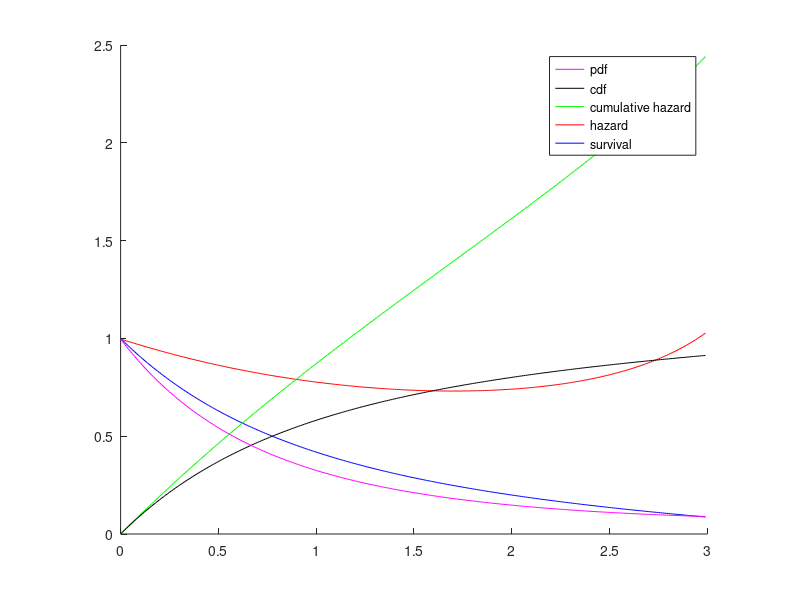

Recreate this plot in MATLAB.
% calculate hazard and survival for signal transfered between concentric rings 
R     = 3; % [mu/m]
dr    = 0.01;
startRadius = 0.01;
r     = startRadius:dr:R;
f     = @(r)r;
y     = @(r) (0.15*r.^2) -0.0087.*r -0.64;
intFR = @(r) (0.15/4).*r.^4 -(0.0087/3).*r.^3 -(0.64/2).*r.^2;
h     = @(r)  intFR(r)./(f(r)-intFR(r))+1;% the hazard function 
s     = zeros(1,numel(r));
tr    = s;
s(1)  = 1;

for rIdx = 2:numel(r)
    s(rIdx)  = exp(-trapz(r(1:rIdx),h(r(1:rIdx))));
    tr(rIdx) = trapz(r(1:rIdx),r(1:rIdx).*s(1:rIdx));
end

H   = -log(s);
F   = 1-s; % cdf
f   = (1-F).*h(r);
fig = figure;
ax  = axes('Parent',fig);
line('XData',r-r(1),'YData',s,'Color','b','Parent',ax,'DisplayName','survival');
line('XData',r-r(1),'Ydata',h(r),'Color','r','Parent',ax,'DisplayName','hazard');
line('XData',r-r(1),'YData',H,'Color','g','Parent',ax,'DisplayName','cumulative hazard');
line('XData',r-r(1),'YData',F,'Color','k','Parent',ax,'DisplayName','cdf');
line('XData',r-r(1),'YData',f,'Color','m','Parent',ax,'DisplayName','pdf');
% line('XData',r,'YData',r,'Color','y','Parent',ax,'DisplayName','line');
daspect(ax,[1 1 1]);
legend(ax,get(ax,'Children'))
